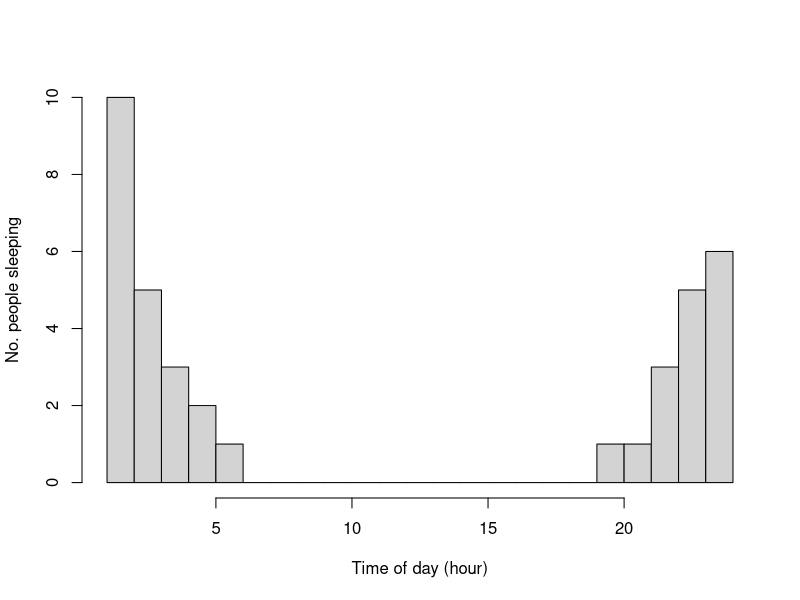

Generate this figure with R:
## ---- chunk 1
knitr::opts_chunk$set(echo = TRUE)
## ---- chunk 2
sleeping <- c(
  24, 23, 24, 23, 22, 24, 23, 21, 22, 24, 23, 20, 22, 23, 24, 24,
  1, 2, 2, 1, 3, 2, 2, 2, 2, 3, 4, 4, 3, 3, 4, 5, 5, 6, 3, 2, 1
)
hist(sleeping,
  breaks = 24,
  xlab = "Time of day (hour)", ylab = "No. people sleeping",
  main = ""
)
## ---- chunk 3
mean(sleeping)
